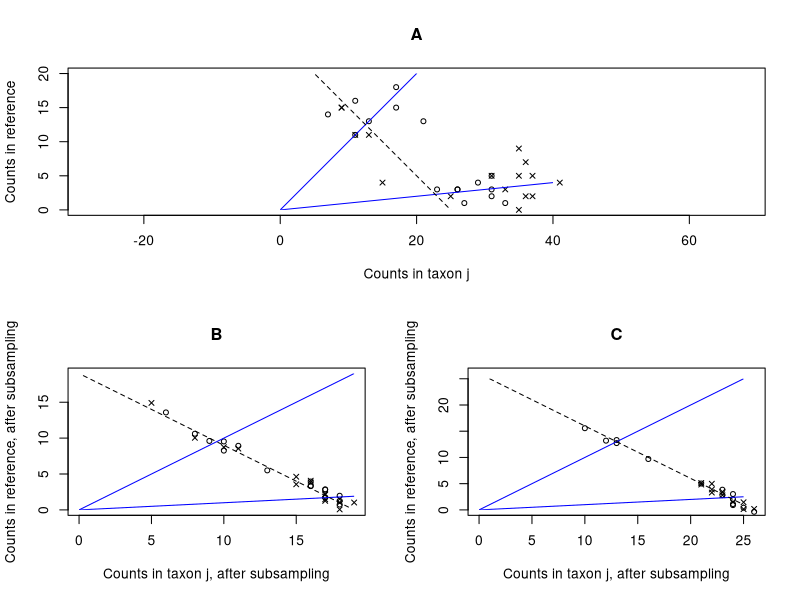

Recreate this plot in R.

#pdf(file = paste0('C:/MCB2/Results/NO_FILTER_GRAPH.pdf'))
pdf(file = paste0('D:/Microbiome Paper/NO_FILTER_GRAPH.pdf'))
layout(matrix(c(1,1, 2,3), nrow = 2, ncol = 2, byrow = TRUE))
#par(mfcol=c(2,2))
cex_param = 0.8
n_X = n_Y = 16
rate_X = 20
rate_Y = 30
set.seed(1)
pj = sample(x = c(0.9,0.5), size = n_X, replace = T)
qj = sample(x = c(0.9,0.5), size = n_Y, replace = T)
N_X = rpois(n_X,lambda = rate_X + 1*rate_X*(pj>0.5))
N_Y = rpois(n_X,lambda = rate_Y)

X_j = rbinom(n_X,size = N_X,prob = pj)
Y_j = rbinom(n_Y,size = N_Y,prob = qj)


X_r = N_X - X_j
Y_r = N_Y - Y_j

AXIS_LIMIT = max(max(c(X_j,Y_j)),max(c(X_r,Y_r)))

#PLOT1
plot(Y_j,Y_r,pch=1,col = 'black',xlim = c(0,40),ylim = c(0,20),main = 'A',xlab = "Counts in taxon j",ylab = "Counts in reference",asp = 1 ,cex = cex_param)
points(X_j,X_r,pch=4,col = 'black' ,cex = cex_param)
clip(0,40, 0, 20)
abline(0,1,col = 'blue',lwd = 1)
abline(0,0.1,col = 'blue',lwd = 1)
FILTER_FROM = 25
abline(FILTER_FROM,-1,col = 'black',lwd = 1,lty = 2)

#PLOT2
lambda_rar = min(N_X,N_Y)
X_tilde_j = rhyper(n_X,m = X_j,n = X_r,k = lambda_rar)
Y_tilde_j = rhyper(n_Y,m = Y_j,n = Y_r,k = lambda_rar)
X_tilde_r = lambda_rar - X_tilde_j
Y_tilde_r = lambda_rar - Y_tilde_j


plot(jitter(Y_tilde_j,0),jitter(Y_tilde_r,6),pch=1,col = 'black',xlim = c(0,lambda_rar),ylim = c(0,lambda_rar),main = 'B',xlab = "Counts in taxon j, after subsampling",ylab = "Counts in reference, after subsampling" ,cex = cex_param)
points(jitter(X_tilde_j,0),jitter(X_tilde_r,6),pch=4,col = 'black' ,cex = cex_param)
clip(0,lambda_rar, 0, lambda_rar)
abline(0,1,col = 'blue',lwd = 1)
abline(0,0.1,col = 'blue',lwd = 1)
arrows(0+0.3,lambda_rar-0.3,x1 = lambda_rar-0.3,y1 = 0.3,col = 'black',lty = 2,lwd = 1,code = 0)


#PLOT3

X_j_filtered = X_j[(X_j + X_r)>=FILTER_FROM]
X_r_filtered = X_r[(X_j + X_r)>=FILTER_FROM]
Y_j_filtered = Y_j[(Y_j + Y_r)>=FILTER_FROM]
Y_r_filtered = Y_r[(Y_j + Y_r)>=FILTER_FROM]

lambda_rar_filtered = min(c(X_j_filtered+X_r_filtered,Y_j_filtered+Y_r_filtered))
X_tilde_j_filtered = rhyper(length(X_j_filtered),m = X_j_filtered, n = X_r_filtered, k = lambda_rar_filtered)
Y_tilde_j_filtered = rhyper(length(Y_j_filtered),m = Y_j_filtered, n = Y_r_filtered, k = lambda_rar_filtered)
X_tilde_r_filtered = lambda_rar_filtered - X_tilde_j_filtered
Y_tilde_r_filtered = lambda_rar_filtered - Y_tilde_j_filtered


plot(jitter(Y_tilde_j_filtered,0),jitter(Y_tilde_r_filtered,6),pch=1,col = 'black',xlim = c(0,lambda_rar_filtered),ylim = c(0,lambda_rar_filtered),main = 'C',xlab = "Counts in taxon j, after subsampling",ylab = "Counts in reference, after subsampling" ,cex = cex_param)
points(jitter(X_tilde_j_filtered,0),jitter(X_tilde_r_filtered,6),pch=4,col = 'black' ,cex = cex_param)
clip(0,25, 0, 25)


abline(0,1,col = 'blue',lwd = 1)
abline(0,0.1,col = 'blue',lwd = 1)
arrows(0+0.3,lambda_rar_filtered-0.3,x1 = lambda_rar_filtered-0.3,y1 = 0.3,col = 'black',lty = 2,lwd = 1,code = 0)


dev.off()
#par(mfrow=c(1,1))